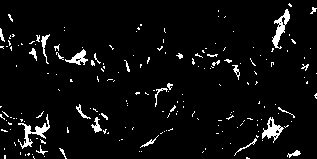
#> input picture binary_mask.jpg, 317 x 159 px
$ python Filtering.py
#> lines starting #> are read from the running program, lines starting #| are printed output that depends on the picture
import cv2
import numpy as np

# Read the binary mask (preprocessed fire region)
binary_mask_path = 'binary_mask.jpg'
binary_mask = cv2.imread(binary_mask_path, cv2.IMREAD_GRAYSCALE)
#> binary_mask is the input picture: shape (159, 317); min 0, max 255, mean 12.6

# Define a kernel for morphological operations
kernel = np.ones((5, 5), np.uint8)  # Adjust kernel size based on the image resolution and noise level

# Apply dilation to merge nearby fire regions
dilated_mask = cv2.dilate(binary_mask, kernel, iterations=1)
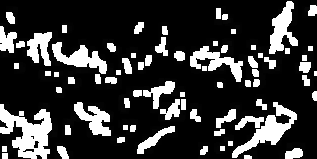
#> dilated_mask: shape (159, 317); min 0, max 255, mean 55.2

# Apply erosion to reduce noise and separate merged regions
filtered_mask = cv2.erode(dilated_mask, kernel, iterations=1)

# Display the filtered mask
cv2.imshow('Filtered Mask', filtered_mask)
cv2.waitKey(0)
cv2.destroyAllWindows()

# Now, 'filtered_mask' contains the filtered binary mask with reduced noise and merged regions.
